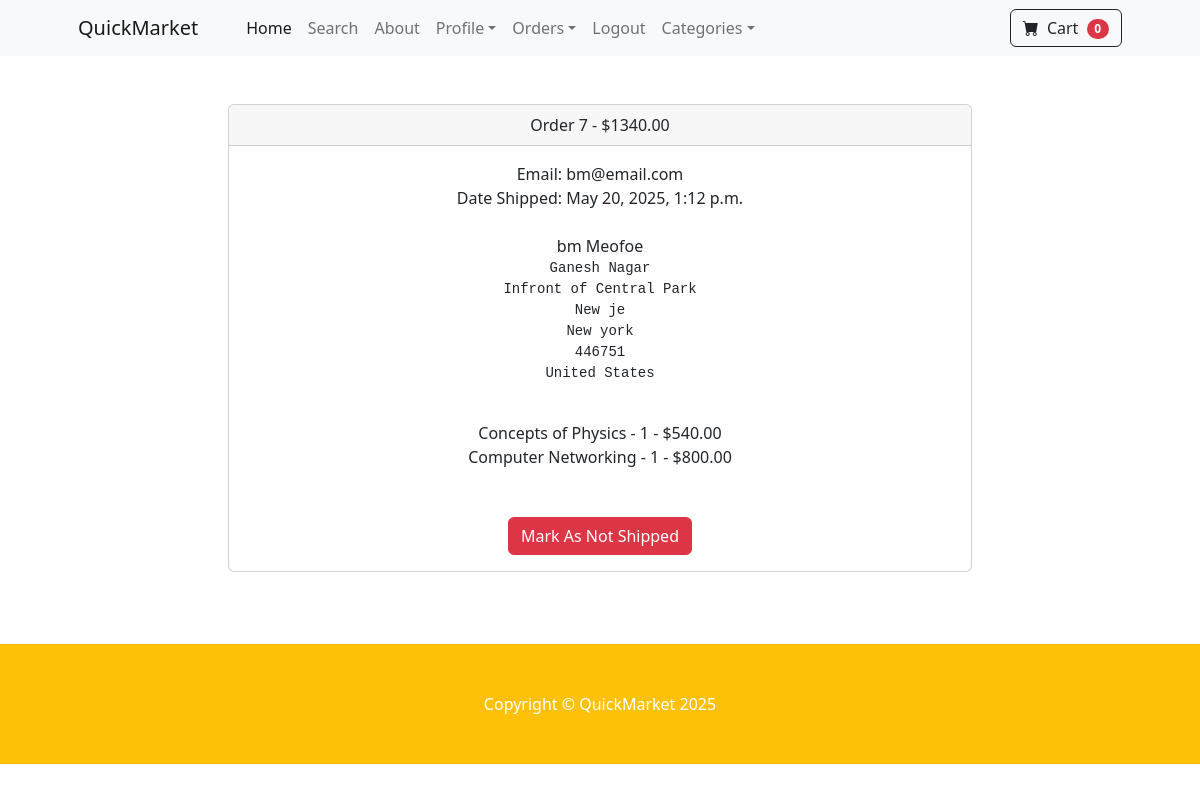
The page /payment/orders/7 (signed in) on the database its author committed.
### payment/models.py (models this page shows, shortened)
class Order(models.Model):
	user = models.ForeignKey(User, on_delete=models.CASCADE, null=True, blank=True)
	full_name = models.CharField(max_length=250)
	email = models.EmailField(max_length=250)
	shipping_address = models.TextField(max_length=15000)
	amount_paid = models.DecimalField(max_digits=7, decimal_places=2)
	date_ordered = models.DateTimeField(auto_now_add=True)
	shipped = models.BooleanField(default=False)
	date_shipped = models.DateTimeField(blank=True, null=True)

class OrderItem(models.Model):
	order = models.ForeignKey(Order, on_delete=models.CASCADE, null=True)
	product = models.ForeignKey(Product, on_delete=models.CASCADE, null=True)
	user = models.ForeignKey(User, on_delete=models.CASCADE, null=True, blank=True)
	quantity = models.PositiveBigIntegerField(default=1)
	price = models.DecimalField(max_digits=7, decimal_places=2)

### store/models.py (models this page shows)
class Product(models.Model):
    name = models.CharField(max_length=100)
    price = models.DecimalField(default=0, decimal_places=2, max_digits=8)
    category = models.ForeignKey(Category, on_delete=models.CASCADE, default=1)
    description = models.CharField(max_length=250, default='', blank=True, null=True)
    image = models.ImageField(upload_to='uploads/product/')
    is_sale = models.BooleanField(default=False)
    sale_price = models.DecimalField(default=0, decimal_places=2, max_digits=8)
    def __str__(self):
        return self.name

### payment/views.py (the view, shortened to what this page needs)
# urls.py: path('orders/<int:pk>', views.orders, name='orders'),
def orders(request, pk):
	if request.user.is_authenticated and request.user.is_superuser:
		order = Order.objects.get(id=pk)
		items = OrderItem.objects.filter(order=pk)
		return render(request, 'payment/orders.html', {"order":order, "items":items})
	else:
		messages.success(request, "Access Denied")
		return redirect('home')

### cart/cart.py (called while the page is built)
    def __len__(self):
        return len(self.cart)

### cart/context_processors.py (called while the page is built)
def cart(request):
    return {'cart': Cart(request)}

### payment/templates/payment/orders.html (shortened to what this page needs)
{% extends 'base.html' %}
{% block content %}
        <div class="container">
        	<div class="row">
        		<center>
        			<div class="col-8">
        				<br/><br/>
<div class="card">
  <div class="card-header">
    Order {{ order.id}} - ${{order.amount_paid}}
  </div>
  <div class="card-body">
    Email: {{ order.email}}<br/>
    {% if order.date_shipped %}
      Date Shipped: {{ order.date_shipped}}
    {% else %}
     Date Ordered: {{ order.date_ordered}}
    {% endif %}
    <br/><br/>
    {{ order.full_name }}<br/>
    <pre>{{ order.shipping_address }}
    </pre>
    {% for item in items %}
      {{ item.product }} - {{ item.quantity }} - ${{ item.price }}<br/>
    {% endfor %}
    <br/><br/>
    {% if not order.shipped %}
    <form method="POST">
      {% csrf_token %}
      <input type="hidden" name="shipping_status" value="true">
      <button type="Submit" class="btn btn-success">Mark As Shipped</button>
    </from>
    {% else %}
    <form method="POST">
      <button type="Submit" class="btn btn-danger">Mark As Not Shipped</button>
    {% endif %}
  </div>
</div>
<br/>
<br/><br/>
        			</div>
        		</center>
        	</div>
        </div>
{% endblock %}

### rows shown on the page
Order: id "7", amount_paid "1340.00", email "bm@email.com", date_shipped "May 20, 2025, 1:12 p.m.", full_name "bm Meofoe", shipping_address "Ganesh Nagar Infront of Central Park New je New york 446751 United States"
OrderItem: product "Concepts of Physics", quantity "1", price "540.00"
OrderItem: product "Computer Networking", quantity "1", price "800.00"

### other values the page prints
{{ cart|length }} "0"
